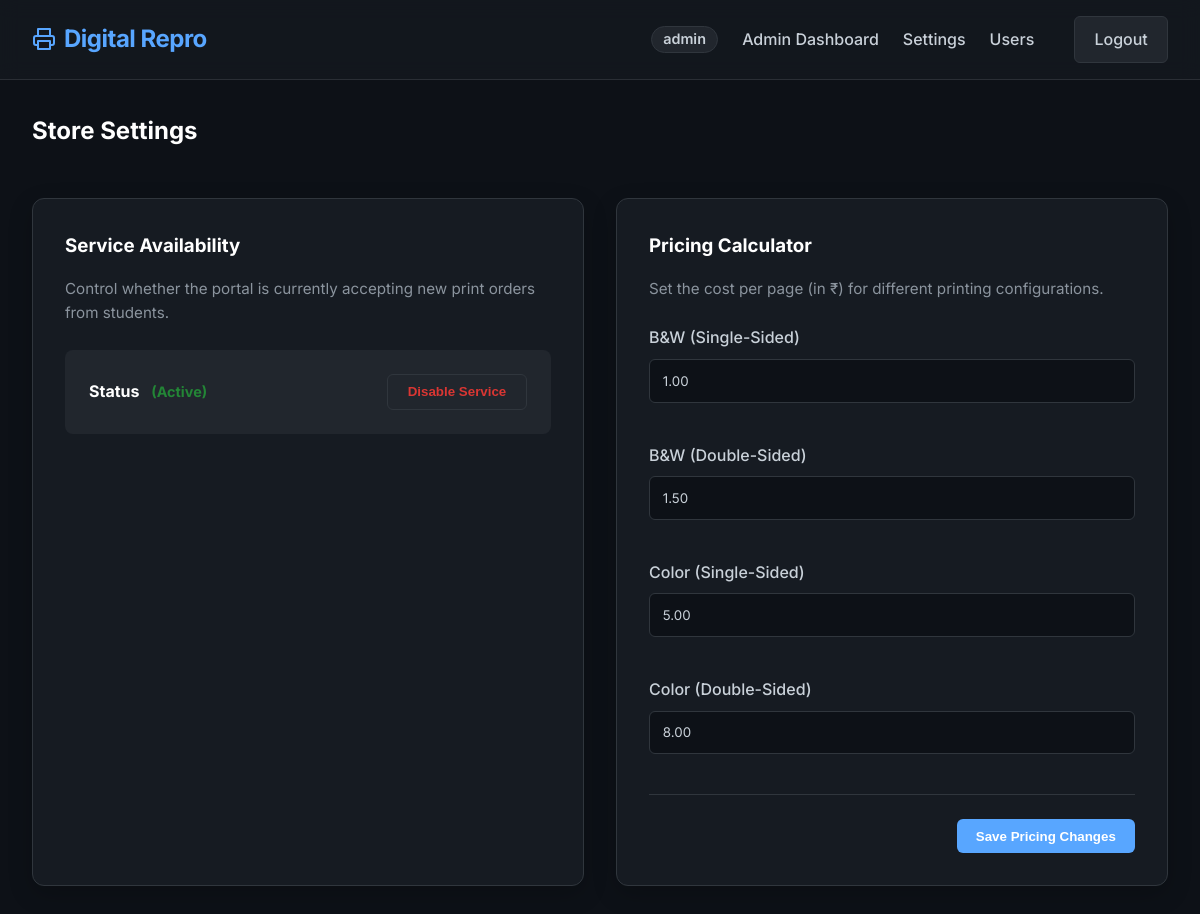
The page /dashboard/settings/ (signed in) on the database its author committed.
### accounts/models.py (models this page shows, shortened)
class User(AbstractUser):
    is_student = models.BooleanField(default=True)
    is_admin = models.BooleanField(default=False)
    roll_number = models.CharField(max_length=20, unique=True, null=True, blank=True)
    phone_number = models.CharField(max_length=15, blank=True, null=True)

### dashboard/models.py (models this page shows, shortened)
class PricingConfig(models.Model):
    bw_single_sided = models.DecimalField(max_digits=5, decimal_places=2, default=1.00, validators=[MinValueValidator(0)])
    bw_double_sided = models.DecimalField(max_digits=5, decimal_places=2, default=1.50, validators=[MinValueValidator(0)])
    color_single_sided = models.DecimalField(max_digits=5, decimal_places=2, default=5.00, validators=[MinValueValidator(0)])
    color_double_sided = models.DecimalField(max_digits=5, decimal_places=2, default=8.00, validators=[MinValueValidator(0)])
    updated_at = models.DateTimeField(auto_now=True)
    class Meta:
        verbose_name = "Pricing Configuration"
        verbose_name_plural = "Pricing Configurations"

### dashboard/views.py (the view, shortened to what this page needs)
# urls.py: path('settings/', views.settings_view, name='admin_settings'),
@user_passes_test(is_admin)
def settings_view(request):
    pricing = PricingConfig.objects.first()
    if not pricing:
        pricing = PricingConfig.objects.create()
    store_settings = StoreSettings.objects.first()
    if not store_settings:
        store_settings = StoreSettings.objects.create()
    context = {
        'pricing': pricing,
        'store_settings': store_settings,
    }
    return render(request, 'dashboard/settings.html', context)

### dashboard/views.py (called while the page is built)
def is_admin(user):
    return user.is_authenticated and (user.is_admin or user.is_superuser)

### templates/dashboard/settings.html (shortened to what this page needs)
{% extends 'base.html' %}
{% load static %}
{% block content %}
<div class="header" style="display: flex; justify-content: space-between; align-items: center; margin-bottom: 2rem;">
    <h2>Store Settings</h2>
</div>
<div class="grid-2">
    <div class="card">
        <h3>Service Availability</h3>
        <p style="color: var(--text-secondary); margin-bottom: 1.5rem; font-size: 0.95rem;">
            Control whether the portal is currently accepting new print orders from students.
        </p>
        <form method="POST">
            <div style="display: flex; align-items: center; justify-content: space-between; background: var(--surface-light); padding: 1.5rem; border-radius: 8px;">
                <div>
                    <h4 style="margin: 0; color: #fff;">Status
                        {% if store_settings.is_accepting_orders %}
                            <span style="color: var(--success-color); margin-left: 0.5rem; font-size: 0.9rem;">(Active)</span>
                        {% else %}
                            <span style="color: var(--danger-color); margin-left: 0.5rem; font-size: 0.9rem;">(Disabled)</span>
                        {% endif %}
                    </h4>
                </div>
                <button type="submit" name="toggle_service" class="btn {% if store_settings.is_accepting_orders %}btn-danger{% else %}btn-success{% endif %}" style="width: 140px;">
                    {% if store_settings.is_accepting_orders %}Disable Service{% else %}Enable Service{% endif %}
                </button>
            </div>
        </form>
    </div>
    <div class="card">
        <h3>Pricing Calculator</h3>
        <p style="color: var(--text-secondary); margin-bottom: 1.5rem; font-size: 0.95rem;">
            Set the cost per page (in ₹) for different printing configurations.
        </p>
        <form method="POST">
            <div class="grid-2" style="gap: 1rem;">
                <div class="form-group">
                    <label class="form-label" for="bw_single_sided">B&W (Single-Sided)</label>
                    <input type="number" step="0.01" class="form-control" id="bw_single_sided" name="bw_single_sided" value="{{ pricing.bw_single_sided }}" required>
                </div>
                <div class="form-group">
                    <label class="form-label" for="bw_double_sided">B&W (Double-Sided)</label>
                    <input type="number" step="0.01" class="form-control" id="bw_double_sided" name="bw_double_sided" value="{{ pricing.bw_double_sided }}" required>
                </div>
                <div class="form-group">
                    <label class="form-label" for="color_single_sided">Color (Single-Sided)</label>
                    <input type="number" step="0.01" class="form-control" id="color_single_sided" name="color_single_sided" value="{{ pricing.color_single_sided }}" required>
                </div>
                <div class="form-group">
                    <label class="form-label" for="color_double_sided">Color (Double-Sided)</label>
                    <input type="number" step="0.01" class="form-control" id="color_double_sided" name="color_double_sided" value="{{ pricing.color_double_sided }}" required>
                </div>
            </div>
            <div style="text-align: right; margin-top: 1rem; border-top: 1px solid var(--border-color); padding-top: 1.5rem;">
                <button type="submit" name="update_pricing" class="btn btn-primary">Save Pricing Changes</button>
            </div>
        </form>
    </div>
</div>
{% endblock %}

### templates/base.html (shortened to what this page needs)
{% load static %}
<!DOCTYPE html>
<html lang="en">
<head>
    <link rel="stylesheet" href="{% static 'css/style.css' %}">
</head>
<body>
    <nav class="navbar">
        <a href="/" class="navbar-brand">
            Digital Repro
        </a>
        <div class="nav-links">
            {% if user.is_authenticated %}
                <span class="nav-user-chip">
                    {% if user.first_name or user.last_name %}
                        {{ user.get_full_name }}
                    {% elif user.roll_number %}
                        {{ user.roll_number }}
                    {% else %}
                        {{ user.username }}
                    {% endif %}
                </span>
                {% if user.is_admin or user.is_superuser %}
                    <a href="{% url 'admin_dashboard' %}">Admin Dashboard</a>
                    <a href="{% url 'admin_settings' %}">Settings</a>
                    <a href="{% url 'manage_users' %}">Users</a>
                {% elif user.is_student %}
                    <a href="{% url 'student_dashboard' %}">My Orders</a>
                    <a href="{% url 'create_order' %}" class="btn btn-primary" style="color:white; padding: 0.4rem 1rem;">New Print Job</a>
                {% endif %}
                <a href="{% url 'logout' %}" class="btn btn-danger" style="margin-left: 1rem;">Logout</a>
            {% else %}
                <a href="{% url 'student_login' %}">Login</a>
                <a href="{% url 'student_signup' %}">Sign Up</a>
                <a href="{% url 'admin_login' %}">Admin Login</a>
            {% endif %}
        </div>
    </nav>
    <main class="container fade-in">
        {% block content %}
        {% endblock %}
    </main>
</body>
</html>

### static/css/style.css (style rules this page uses)
:root { --bg-color: #0d1117; --surface-color: #161b22; --surface-light: #21262d; --primary-color: #58a6ff; --primary-hover: #3182ce; --success-color: #238636; --success-hover: #2ea043; --danger-color: #da3633; --text-primary: #c9d1d9; --text-secondary: #8b949e; --border-color: #30363d; --glass-bg: rgba(22, 27, 34, 0.7); --glass-border: rgba(255, 255, 255, 0.1); --font-family: 'Inter', -apple-system, BlinkMacSystemFont, "Segoe UI", Roboto, Helvetica, Arial, sans-serif; }
* { box-sizing: border-box; margin: 0; padding: 0; }
body { background-color: var(--bg-color); color: var(--text-primary); font-family: var(--font-family); line-height: 1.6; min-height: 100vh; display: flex; flex-direction: column; }
.navbar { background: var(--glass-bg); backdrop-filter: blur(10px); -webkit-backdrop-filter: blur(10px); border-bottom: 1px solid var(--glass-border); padding: 1rem 2rem; position: sticky; top: 0; z-index: 1000; display: flex; justify-content: space-between; align-items: center; }
.navbar-brand { font-size: 1.5rem; font-weight: 700; color: var(--primary-color); text-decoration: none; letter-spacing: -0.5px; display: flex; align-items: center; gap: 0.5rem; }
.nav-links { display: flex; gap: 1.5rem; align-items: center; }
.nav-links a { color: var(--text-primary); text-decoration: none; font-weight: 500; transition: color 0.2s ease; }
.nav-user-chip { padding: 0.35rem 0.7rem; border: 1px solid var(--border-color); border-radius: 999px; background: var(--surface-light); color: var(--text-primary); font-size: 0.9rem; font-weight: 600; line-height: 1; }
.container { flex: 1; width: 100%; max-width: 1200px; margin: 0 auto; padding: 2rem; display: flex; flex-direction: column; }
h1, h2, h3, h4 { color: #ffffff; margin-bottom: 1rem; }
.card { background: var(--surface-color); border: 1px solid var(--border-color); border-radius: 12px; padding: 2rem; box-shadow: 0 8px 24px rgba(0,0,0,0.2); transition: transform 0.2s ease, box-shadow 0.2s ease; }
.btn { display: inline-block; padding: 0.6rem 1.2rem; border-radius: 6px; font-weight: 600; text-decoration: none; cursor: pointer; border: none; transition: all 0.2s ease; text-align: center; }
.btn-primary { background-color: var(--primary-color); color: #ffffff; }
.btn-danger { background-color: var(--surface-light); color: var(--danger-color); border: 1px solid var(--border-color); }
.form-group { margin-bottom: 1.5rem; }
.form-label { display: block; margin-bottom: 0.5rem; font-weight: 500; color: var(--text-primary); }
.form-control { width: 100%; padding: 0.8rem; background-color: var(--bg-color); border: 1px solid var(--border-color); border-radius: 6px; color: var(--text-primary); font-family: var(--font-family); transition: border-color 0.2s ease, box-shadow 0.2s ease; }
.grid-2 { display: grid; grid-template-columns: repeat(auto-fit, minmax(300px, 1fr)); gap: 2rem; }
.fade-in { animation: fadeIn 0.4s ease-out; }

### rows shown on the page
User: username "admin"
PricingConfig: bw_single_sided "1.00", bw_double_sided "1.50", color_single_sided "5.00", color_double_sided "8.00"
